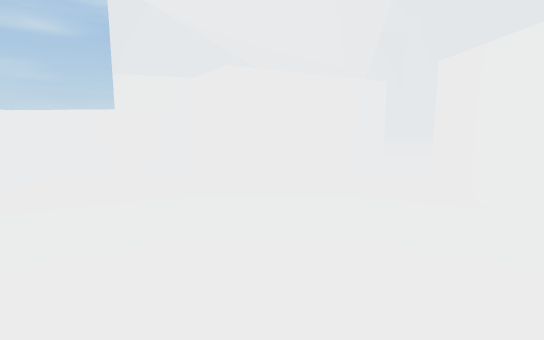
View 1 (above)

24 first-person views from a walk through a 3-D level made in the Unity game engine. The camera is 1.2 m above the floor, tilts 8° down and sees 80° across. The floor is counted in squares, 1 m on a side. Each view is taken from the middle of a square. On the plan, view 1 faces up. The plan holds only what a view shows up to about 14 squares ahead; the rest is blank. The place goes on beyond the plan. The player is left out.

View 2
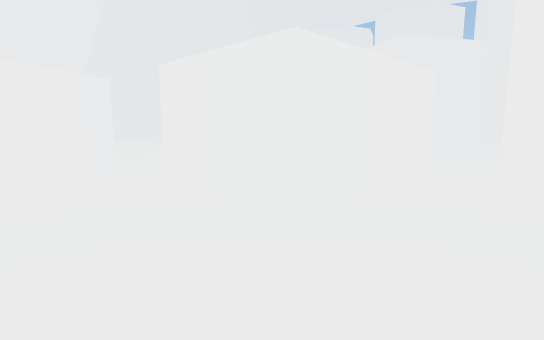

View 3
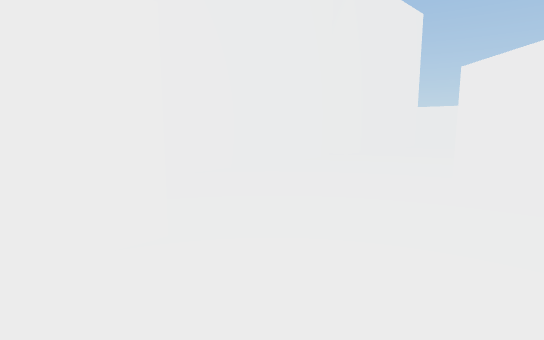

View 4
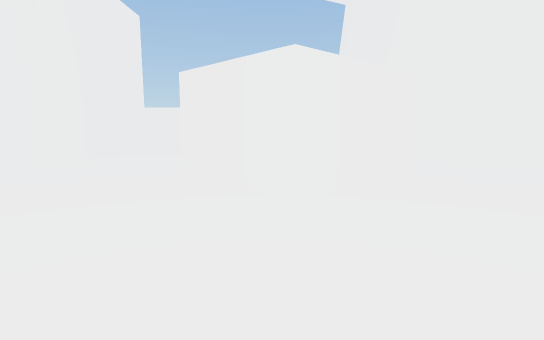

View 5
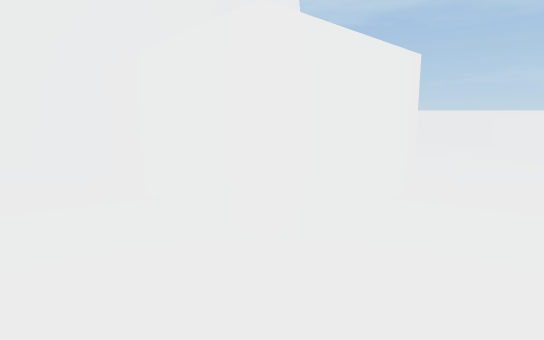

View 6
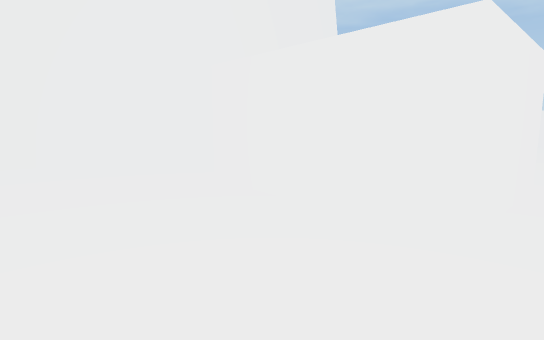

View 7
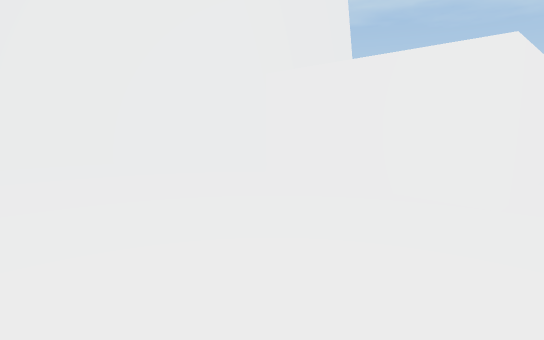

View 8
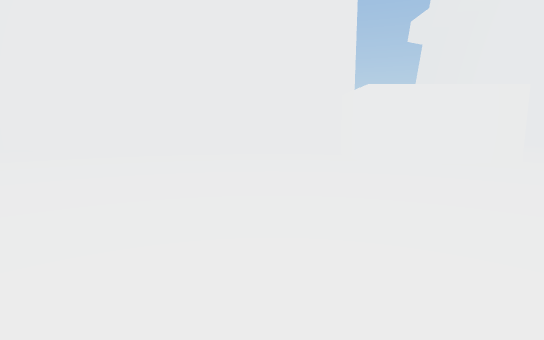

View 9
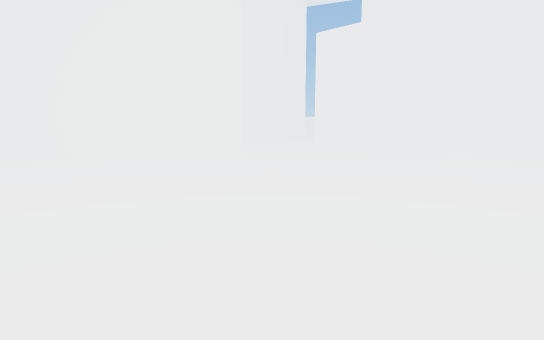

View 10
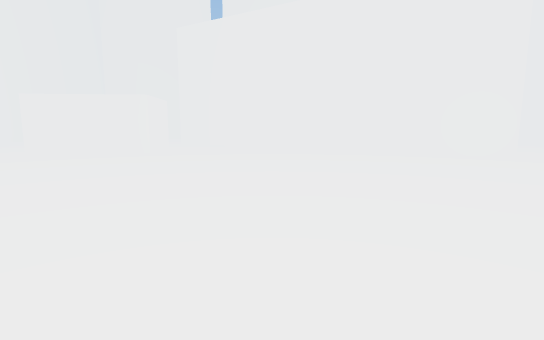

View 11
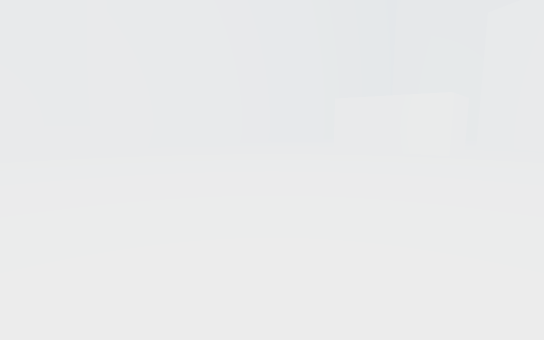

View 12
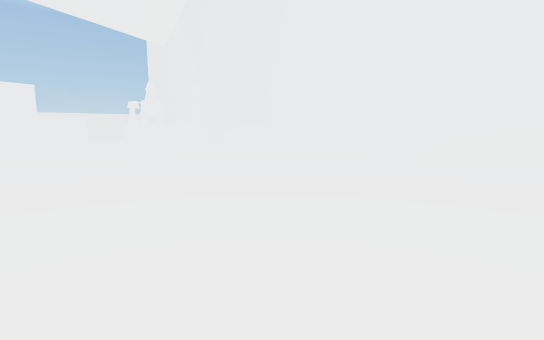

View 13
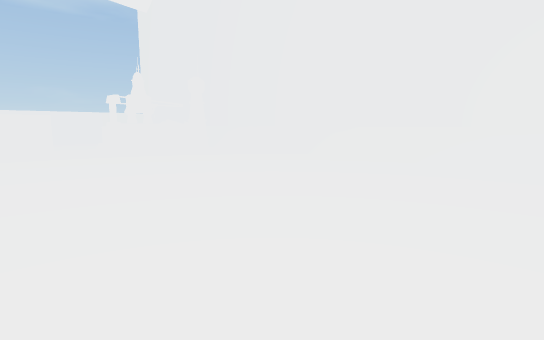

View 14
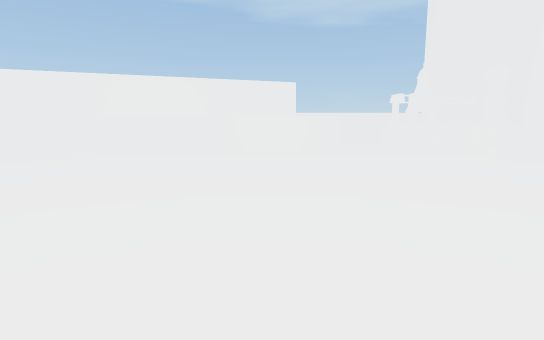

View 15
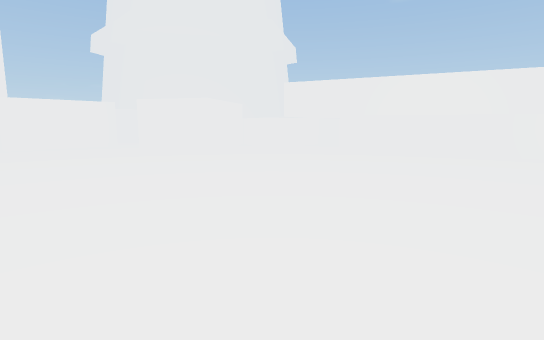

View 16
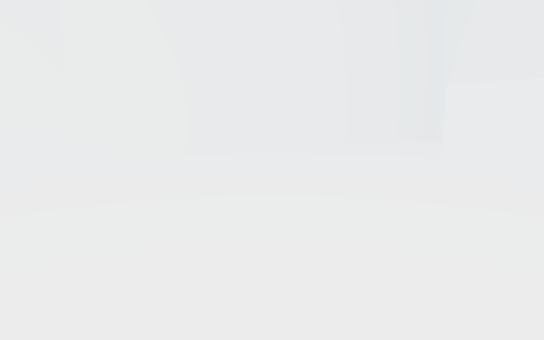

View 17
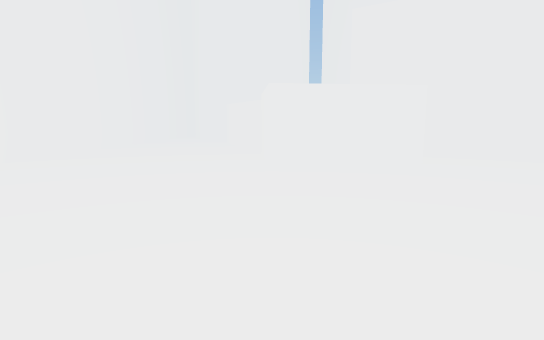

View 18
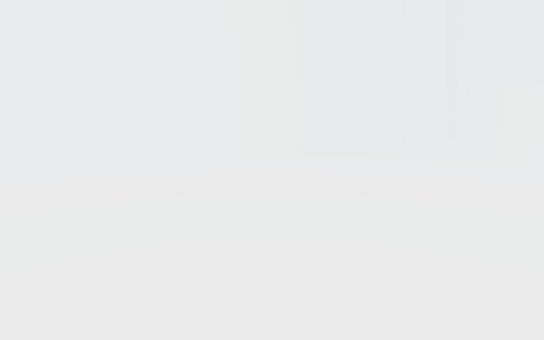

View 19
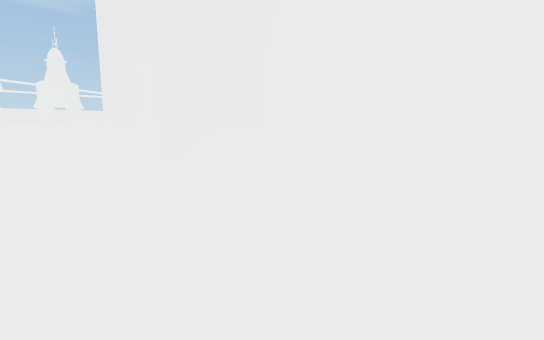

View 20
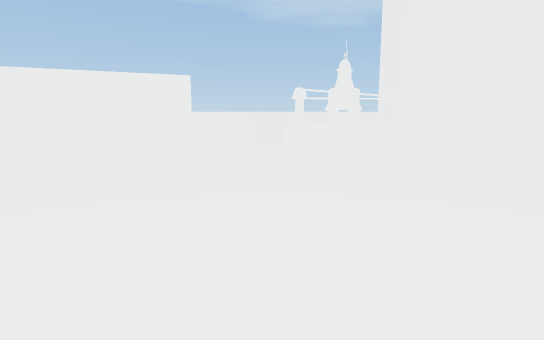

View 21
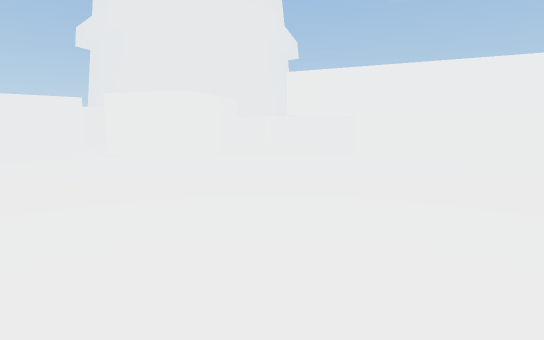

View 22
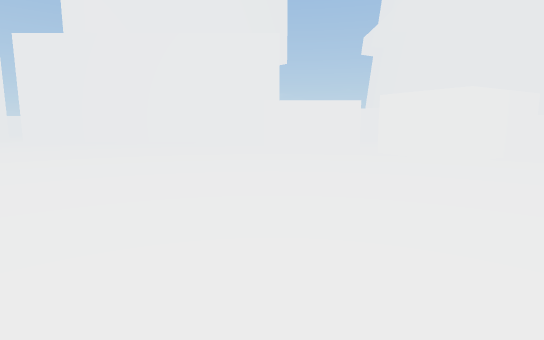

View 23
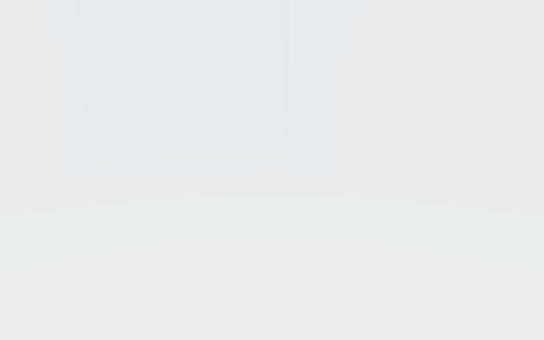

View 24
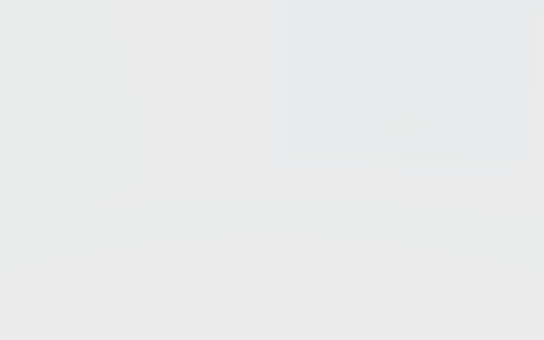

### Floor plan
Key: @ floor where view 1 was taken; # wall or solid block; . floor; ^ raised ledge; O other object.
Columns run from 5 left of view 1 to 30 right of it. Each row starts with its distance up from view 1.
 36 ####################
 35           ^        #
 34 ^^^^^^^^^^^^^^^^^^^################
 33 OO.................................
 32 O...................................
 31 O O.................................
 30 OOOO................................
 29 OOO.................................
 28  O................................##
 27 ................................ ##
 26 ##........................####
 25 ##........................#
 24 ##........................#
 23 ##........................#
 22 ##........................####
 21  #.............................
 20  #..............................#
 19  #.............................##
 18  ##...........................##
 17  ##...........................#
 16  ###.........................##
 15  ###........................##
 14  ###........................#
 13  . #.......................##
 12 ^^^.......................##
 11    #.##...................#
 10    #####.................##
  9   ^#   #.................##
  8 ^^^## ##..................###
  7 ....###.....................##
  6 ........OOOOO................##
  5 ........O   O......................#
  4 ........O   O......................#
  3 ........OOOOO.....................##
  2 ..................................#
  1 ............################.....##
  0  ....@......#               .....#
 -1 ....##......#                ....#
 -2 ...####.....#                 ...#
 -3 ..## ##.....#                    ##
 -4 ..#  ##.....#                     #
 -5 ..  ##......#
 -6 #...#........
 -7 ##..........#
 -8  #..........#
 -9  #..........#
-10  #...... ...#
-11  #.....

Where each view was taken, in squares from view 1:
view 1: 0 up, 0 right, facing up
view 2: 0 up, 0 right, facing up-right
view 3: 4 up, 0 right, facing down-right
view 4: 4 up, 0 right, facing down
view 5: 3 down, 5 right, facing left
view 6: 5 down, 5 right, facing left
view 7: 6 down, 6 right, facing left
view 8: 15 up, 10 right, facing down
view 9: 17 up, 10 right, facing down-right
view 10: 17 up, 9 right, facing right
view 11: 18 up, 9 right, facing up-right
view 12: 21 up, 13 right, facing up-left
view 13: 23 up, 10 right, facing up-left
view 14: 23 up, 9 right, facing left
view 15: 23 up, 9 right, facing down-left
view 16: 23 up, 11 right, facing up-right
view 17: 26 up, 12 right, facing right
view 18: 26 up, 17 right, facing up-right
view 19: 27 up, 7 right, facing up-left
view 20: 27 up, 7 right, facing left
view 21: 21 up, 7 right, facing down-left
view 22: 21 up, 7 right, facing down
view 23: 8 up, 16 right, facing down-right
view 24: 6 up, 16 right, facing right
